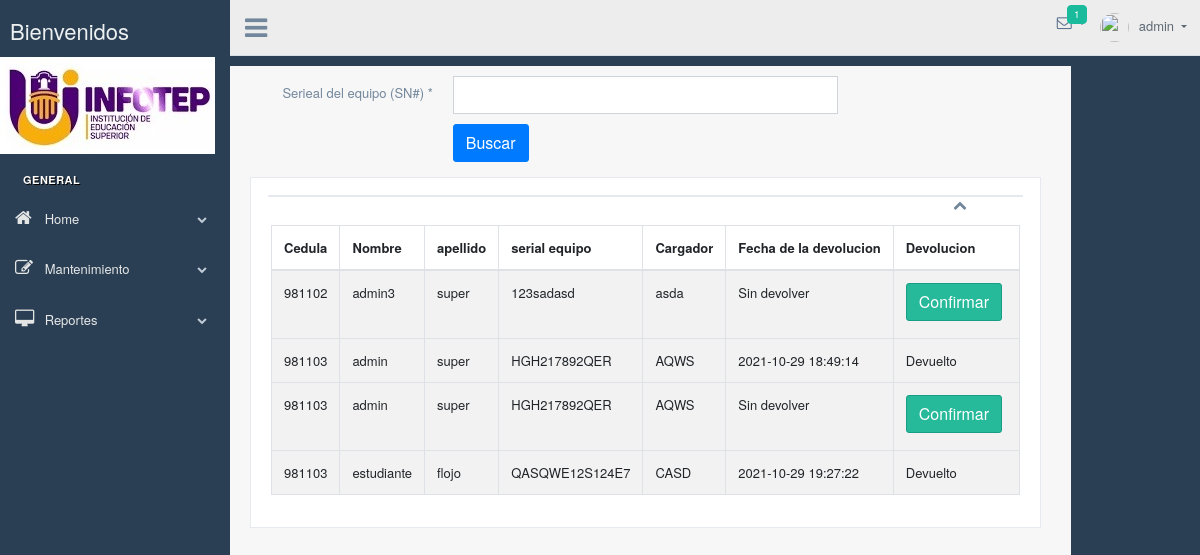
Page /Vista/Devolucion.php (signed in) on the committed database.
### tables this page shows
CREATE TABLE `prestamo` (
  `idprestamo` int(11) NOT NULL,
  `fechaHoraInicio` datetime NOT NULL,
  `fechaHoraFinal` date NOT NULL,
  `fechaDevolucion` datetime DEFAULT NULL,
  `equipos_sn` int(11) NOT NULL,
  `usuario_idUsuario` int(11) NOT NULL
);

CREATE TABLE `usuario` (
  `idUsuario` int(11) NOT NULL,
  `cedula` bigint(11) NOT NULL,
  `nombre` varchar(45) NOT NULL,
  `apellido` varchar(45) NOT NULL,
  `facultad` varchar(45) NOT NULL,
  `tel` bigint(20) NOT NULL,
  `correo` varchar(45) NOT NULL,
  `tipoUsuario` varchar(45) NOT NULL,
  `clave` varchar(45) DEFAULT NULL
);

CREATE TABLE `equipos` (
  `sn` int(11) NOT NULL,
  `serial` varchar(45) NOT NULL,
  `ct` varchar(45) NOT NULL,
  `modelo` varchar(45) NOT NULL,
  `observaciones` varchar(200) DEFAULT NULL,
  `disponible` varchar(45) NOT NULL
);

### DB/conexion.php (called while the page is built, shortened)
<?php
class ConexionBD
{
    public function __construct(){
        $this->conexion = new mysqli(HOST,USER,PASS,gh);
    }
}
?>

### DB/Functions_Mysql.php (called while the page is built, shortened)
<?php
require "Conexion.php";
class Consultar extends ConexionBD
{
    public function getDates($consulta){
        $resultados=$this->conexion->query($consulta);
        if($resultados=$this->conexion->query($consulta)) {
            $info=$resultados->fetch_all(MYSQLI_ASSOC);
            return $info;
        }else{
            $info=false;
            return $info;
        }
    }
}
?>

### controlador/mostrar_atrasos.php (the view, shortened to what this page needs)
<?php
$tablas = array("us"=>TABLAS['user'],
"pres"=>TABLAS['pres'],
"eq" => TABLAS['eq']);
$hoy = date("Y-m-d");
$variable = new Consultar();
if (preg_match(EXPREG['number'],$codBusqueda)) {
    $sentencia= "SELECT * FROM ".$tablas['pres']." as pres INNER JOIN ".$tablas['us']." as us ON pres.usuario_idUsuario = us.idUsuario
    INNER JOIN ".$tablas['eq']." as eq ON eq.sn = pres.equipos_sn WHERE pres.equipos_sn =".$codBusqueda."";
}else{
    $sentencia= "SELECT * FROM ".$tablas['pres']." as pres INNER JOIN ".$tablas['us']." as us ON pres.usuario_idUsuario = us.idUsuario
    INNER JOIN ".$tablas['eq']." as eq ON eq.sn = pres.equipos_sn";
}
$filas = $variable->getDates($sentencia);
if ($filas) {
    foreach($filas as $fila){
        if ($fila['fechaHoraFinal']<$hoy) {
            $devol = "Sin devolver";
            if ($fila['fechaDevolucion']) {
                $devol = $fila['fechaDevolucion'];
            }
            echo "<tr>";
            echo "<td>"; echo $fila['cedula']; echo "</td>";
            echo "<td>"; echo $fila['nombre']; echo "</td>";
            echo "<td>"; echo $fila['apellido']; echo "</td>";
            echo "<td>"; echo $fila['serial']; echo "</td>";
            echo "<td>"; echo $fila['ct']; echo "</td>";
            echo "<td>"; echo $devol; echo "</td>";
            if (!$fila['fechaDevolucion']) {
                echo "<td><form method='POST' action='mora.php' id='demo-form2' data-parsley-validate class='form-horizontal form-label-left'>";
                echo "<input type='submit' value='Confirmar' name='confirmar' class='btn btn-success'>";
                echo "</form></td>";
            }else{
                echo "<td>Devuelto</td>";
            }
            echo "<tr>";
        }
    }
}
?>

### Vista/Devolucion.php (shortened to what this page needs)
<!DOCTYPE html>
<html lang="en">
  <head>
	<link href="../vendors/bootstrap/dist/css/bootstrap.min.css" rel="stylesheet">
	<link href="../vendors/font-awesome/css/font-awesome.min.css" rel="stylesheet">
	<link href="../vendors/nprogress/nprogress.css" rel="stylesheet">
	<link href="../vendors/iCheck/skins/flat/green.css" rel="stylesheet">
	<link href="../vendors/google-code-prettify/bin/prettify.min.css" rel="stylesheet">
	<link href="../vendors/select2/dist/css/select2.min.css" rel="stylesheet">
	<link href="../vendors/switchery/dist/switchery.min.css" rel="stylesheet">
	<link href="../vendors/starrr/dist/starrr.css" rel="stylesheet">
	<link href="../vendors/bootstrap-daterangepicker/daterangepicker.css" rel="stylesheet">
	<link href="../build/css/custom.min.css" rel="stylesheet">
</head>
<body class="nav-md">
	<div class="container body">
		<div class="main_container">
			<div class="col-md-3 left_col">
				<div class="left_col scroll-view">
					<div class="navbar nav_title" style="border: 0;">
						<a href="Prestamo.php" class="site_title"><span>Bienvenidos</span></a>
					</div>
					<div class="profile clearfix">
						<div class="profile_pic">
							<img src="images/infotep.jpg">
						</div>
					</div>
					<br />
					<div id="sidebar-menu" class="main_menu_side hidden-print main_menu">
                        <div class="menu_section">
                            <h3>General</h3>
                            <ul class="nav side-menu">
                                <li><a><i class="fa fa-home"></i> Home <span class="fa fa-chevron-down"></span></a>
                                </li>
                                <li><a><i class="fa fa-edit"></i> Mantenimiento <span class="fa fa-chevron-down"></span></a>
									<li><a><i class="fa fa-desktop"></i> Reportes <span class="fa fa-chevron-down"></span></a>
								</div>
            </div>
		</div>
	</div>
    <div class="top_nav">
				<div class="nav_menu">
					<div class="nav toggle">
						<a id="menu_toggle"><i class="fa fa-bars"></i></a>
					</div>
					<nav class="nav navbar-nav">
						<ul class=" navbar-right">
							<li class="nav-item dropdown open" style="padding-left: 15px;">
								<a href="javascript:;" class="user-profile dropdown-toggle" aria-haspopup="true" id="navbarDropdown" data-toggle="dropdown" aria-expanded="false">
									<img src="images/img.jpg" alt=""><?php include "../controlador/mostrar_name.php"?>
								</a>
							</li>
							<li role="presentation" class="nav-item dropdown open">
								<a href="javascript:;" class="dropdown-toggle info-number" id="navbarDropdown1" data-toggle="dropdown" aria-expanded="false">
									<i class="fa fa-envelope-o"></i>
									<span class="badge bg-green">1</span>
								</a>
												<span><?php include "../controlador/mostrar_name.php"?></span>
							</li>
						</ul>
					</nav>
				</div>
			</div>
			<?php
      require "../DB/Functions_Mysql.php";
      ?>
            <div class="row">
            <div class="right_col" role="main">
              <form method="POST" action="Devolucion.php" id="demo-form2" data-parsley-validate class="form-horizontal form-label-left">
                <div class="item form-group">
                  <label class="col-form-label col-md-3 col-sm-3 label-align" for="first-name"> Serieal del equipo (SN#) <span class="required">*</span>
                </label>
                <div class="col-md-6 col-sm-6 ">
                  <input type="number" id="first-name" name="equipo" required="required" class="form-control ">
                </div>
              </div>
              <div class="item form-group">
                <div class="col-md-6 col-sm-6 offset-md-3">
                  <input type="submit" name="buscar" value="Buscar" class="btn btn-primary" type="button">
                </div>
              </div>
            </form>
            <?php
            $codBusqueda = "";
            ?>
              <div class="col-md-12 col-sm-12 ">
                <div class="x_panel">
                  <div class="x_title">
                    <ul class="nav navbar-right panel_toolbox">
                      <li><a class="collapse-link"><i class="fa fa-chevron-up"></i></a>
                      </li>
                      <li class="dropdown">
                  </div>
                  <div class="x_content">
                      <div class="row">
                          <div class="col-sm-12">
                    <table id="datatable" class="table table-striped table-bordered" style="width:100%">
                      <thead>
                        <tr>
                        <th>Cedula</th>
                          <th>Nombre </th>
                          <th>apellido</th>
                          <th>serial equipo</th>
                          <th>Cargador</th>
						              <th>Fecha de la devolucion</th>
                          <th>Devolucion</th>
                        </tr>
                      </thead>
                      <tbody>
                      <?php
                      include "../controlador/mostrar_atrasos.php";
                      ?>
                      </tbody>
                    </table>
                  </div>
                  </div>
              </div>
            </div>
                </div>
              </div>
  </body>
</html>

### controlador/mostrar_name.php
<?php
echo $_SESSION["usuario"]["nombre"];
?>

### rows in the picture
prestamo: usuario_idUsuario.cedula "981102", usuario_idUsuario.nombre "admin3", usuario_idUsuario.apellido "super", equipos_sn.serial "123sadasd", equipos_sn.ct "asda", fechaHoraFinal "Sin devolver"
prestamo: usuario_idUsuario.cedula "981103", usuario_idUsuario.nombre "admin", usuario_idUsuario.apellido "super", equipos_sn.serial "HGH217892QER", equipos_sn.ct "AQWS", fechaDevolucion "2021-10-29 18:49:14", shows "Devuelto"
prestamo: usuario_idUsuario.cedula "981103", usuario_idUsuario.nombre "admin", usuario_idUsuario.apellido "super", equipos_sn.serial "HGH217892QER", equipos_sn.ct "AQWS", fechaHoraFinal "Sin devolver"
prestamo: usuario_idUsuario.cedula "981103", usuario_idUsuario.nombre "estudiante", usuario_idUsuario.apellido "flojo", equipos_sn.serial "QASQWE12S124E7", equipos_sn.ct "CASD", fechaDevolucion "2021-10-29 19:27:22", shows "Devuelto"

### other values in the picture
$_SESSION["usuario"]["nombre"] "admin"
